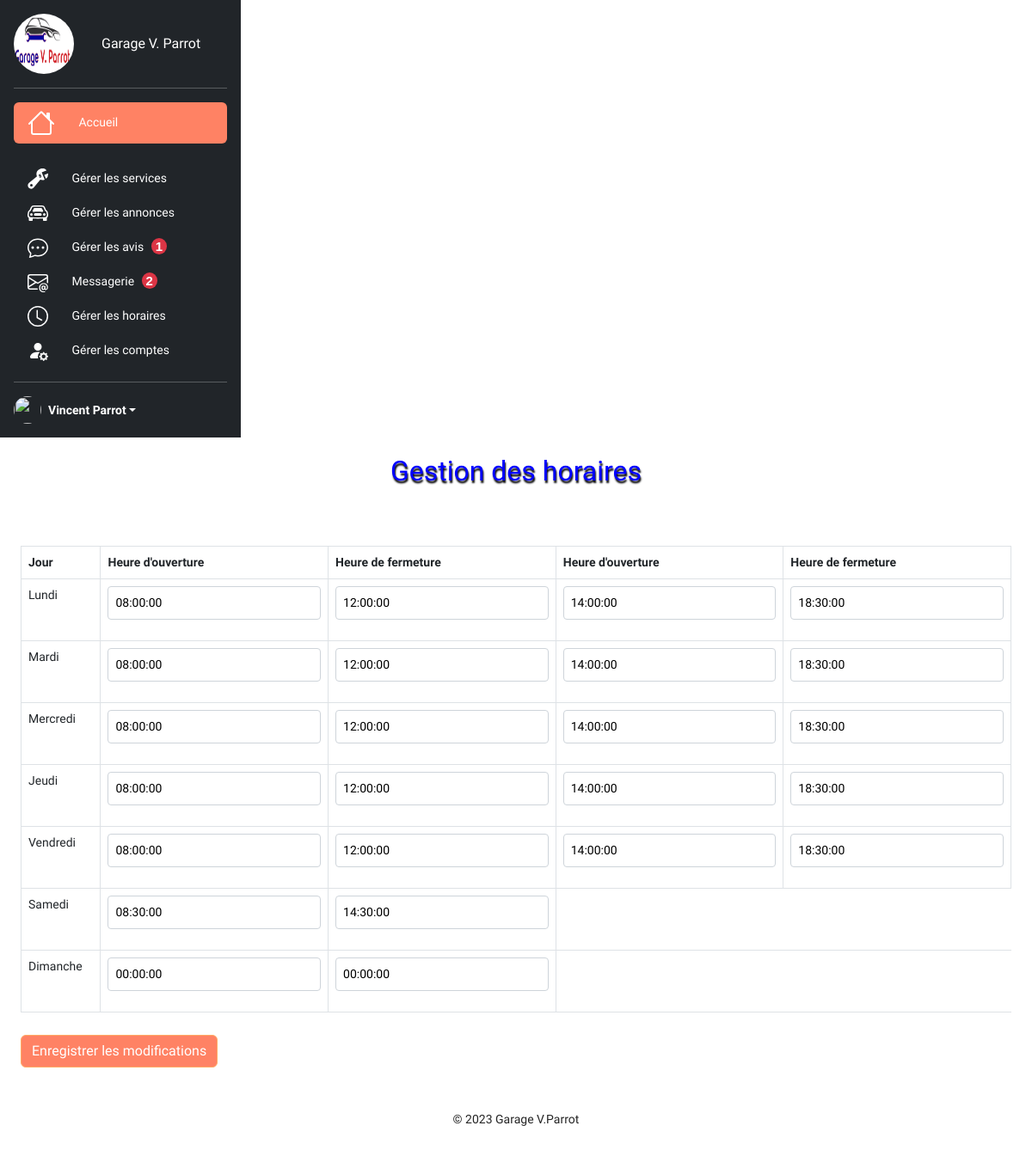
The page /admin_schedules.php (signed in) on the database its author committed.
### tables this page shows
CREATE TABLE IF NOT EXISTS `schedules` (
  `id` int NOT NULL AUTO_INCREMENT,
  `jour_semaine` varchar(20) NOT NULL,
  `heure_ouverture` time DEFAULT NULL,
  `heure_fermeture` time DEFAULT NULL,
  PRIMARY KEY (`id`)
);

### lib/car_tools.php (called while the page is built, shortened)
<?php
function getSchedules($pdo)
{
    $query = $pdo->prepare('SELECT * FROM schedules');
    $query->execute();
    $heure_ouverture = array();
    while ($row = $query->fetch(PDO::FETCH_ASSOC)) {
        $jour_semaine = $row['jour_semaine'];
        unset($row['jour_semaine']);
        if (!isset($heure_ouverture[$jour_semaine])) {
            $heure_ouverture[$jour_semaine] = array();
        }
        $heure_ouverture[$jour_semaine][] = $row;
    }
    return $heure_ouverture;
}

### templates/schedules_form.php (the view, shortened to what this page needs)
<?php
require_once('./lib/pdo.php');
require_once('lib/car_tools.php');
require_once('lib/schedules_conf.php');
$schedules = getSchedules($pdo);
?>
<form id="schedulesForm" action="" method="post">
    <table class="table table-bordered">
        <thead>
            <tr>
                <th>Jour</th>
                <th>Heure d'ouverture</th>
                <th>Heure de fermeture</th>
                <th>Heure d'ouverture</th>
                <th>Heure de fermeture</th>
            </tr>
        </thead>
        <tbody>
            <?php foreach ($schedules as $jour_semaine => $heure_ouvertures) { ?>
                <tr>
                    <td data-day="<?= $jour_semaine ?>"><?= $jour_semaine ?></td>
                    <?php foreach ($heure_ouvertures as $key => $heure_ouverture) { ?>
                        <td>
                            <input type="text" name="heure_ouverture[<?= $jour_semaine ?>][<?= $key ?>]" value="<?= $heure_ouverture['heure_ouverture'] ?>">
                        </td>
                        <td>
                            <input type="text" name="heure_fermeture[<?= $jour_semaine ?>][<?= $key ?>]" value="<?= $heure_ouverture['heure_fermeture'] ?>">
                        </td>
                    <?php } ?>
                </tr>
            <?php } ?>
        </tbody>
    </table>
    <button type="submit" class="btn btn-primary">Enregistrer les modifications</button>
</form>

### assets/css/Eval-garage.css (style rules this page uses)
* { margin: 0; padding: 0; box-sizing: border-box; scroll-padding-top: 2rem; scroll-behavior: smooth; }
:root { --main-color: #fe5b3d; --second-color: #ffac38; --text-color: #252525ff; --gradient: linear-gradient(#fe5b3d, #ffac38); --primary: #ff8264; --secondary: #ffaa64; --success: #28a745; --danger: #dc3545; --warning: #fd7e14; --info: #04156c; --light: #f8f9fa; --dark: #343a40; --bs-nav-link-color: var(--primary); --bs-link-color: var(--primary); --bs-link-hover-color: var(--secondary); }
.btn-primary { --bs-btn-color: #fff; --bs-btn-bg: var(--primary); --bs-btn-border-color: var(--secondary); --bs-btn-hover-color: #fff; --bs-btn-hover-bg: #ffc697; --bs-btn-hover-border-color: var(--secondary); --bs-btn-focus-shadow-rgb: 49,132,253; --bs-btn-active-color: #fff; --bs-btn-active-bg: #ff8e31; --bs-btn-active-border-color: var(--secondary); --bs-btn-active-shadow: inset 0 3px 5px rgba(0, 0, 0, 0.125); --bs-btn-disabled-color: #fff; --bs-btn-disabled-bg: #4f4f4f; --bs-btn-disabled-border-color: #343434; }
.container { max-width: 100%; margin: 0 auto; padding: 0px; }
body { font-family: 'Kanit', sans-serif; padding: 0; margin: 0; overflow-x: hidden; color: var(--text-color); }
form input[type="text"], form input[type="email"], form textarea { margin-bottom: 1rem; border: 1px solid #ced4da; border-radius: 0.25rem; padding: 0.5rem; width: 100%; resize: none; }
body { font-size: 14px; }
.btn { margin: 10px 0; }

### rows shown on the page
schedules: heure_ouverture "08:00:00", heure_fermeture "12:00:00"
schedules: heure_ouverture "14:00:00", heure_fermeture "18:30:00"
schedules: heure_ouverture "08:00:00", heure_fermeture "12:00:00"
schedules: heure_ouverture "14:00:00", heure_fermeture "18:30:00"
schedules: heure_ouverture "08:00:00", heure_fermeture "12:00:00"
schedules: heure_ouverture "14:00:00", heure_fermeture "18:30:00"
schedules: heure_ouverture "08:00:00", heure_fermeture "12:00:00"
schedules: heure_ouverture "14:00:00", heure_fermeture "18:30:00"
schedules: heure_ouverture "08:00:00", heure_fermeture "12:00:00"
schedules: heure_ouverture "14:00:00", heure_fermeture "18:30:00"
schedules: heure_ouverture "08:30:00", heure_fermeture "14:30:00"
schedules: jour_semaine "Dimanche", heure_ouverture "00:00:00", heure_fermeture "00:00:00"

### other values the page prints
$unverifiedCount "1"
$unreadCount "2"
$_SESSION["user"]["prenom"] "Vincent"
$_SESSION["user"]["nom"] "Parrot"
$jour_semaine "Lundi"
$jour_semaine "Mardi"
$jour_semaine "Mercredi"
$jour_semaine "Jeudi"
$jour_semaine "Vendredi"
$jour_semaine "Samedi"
